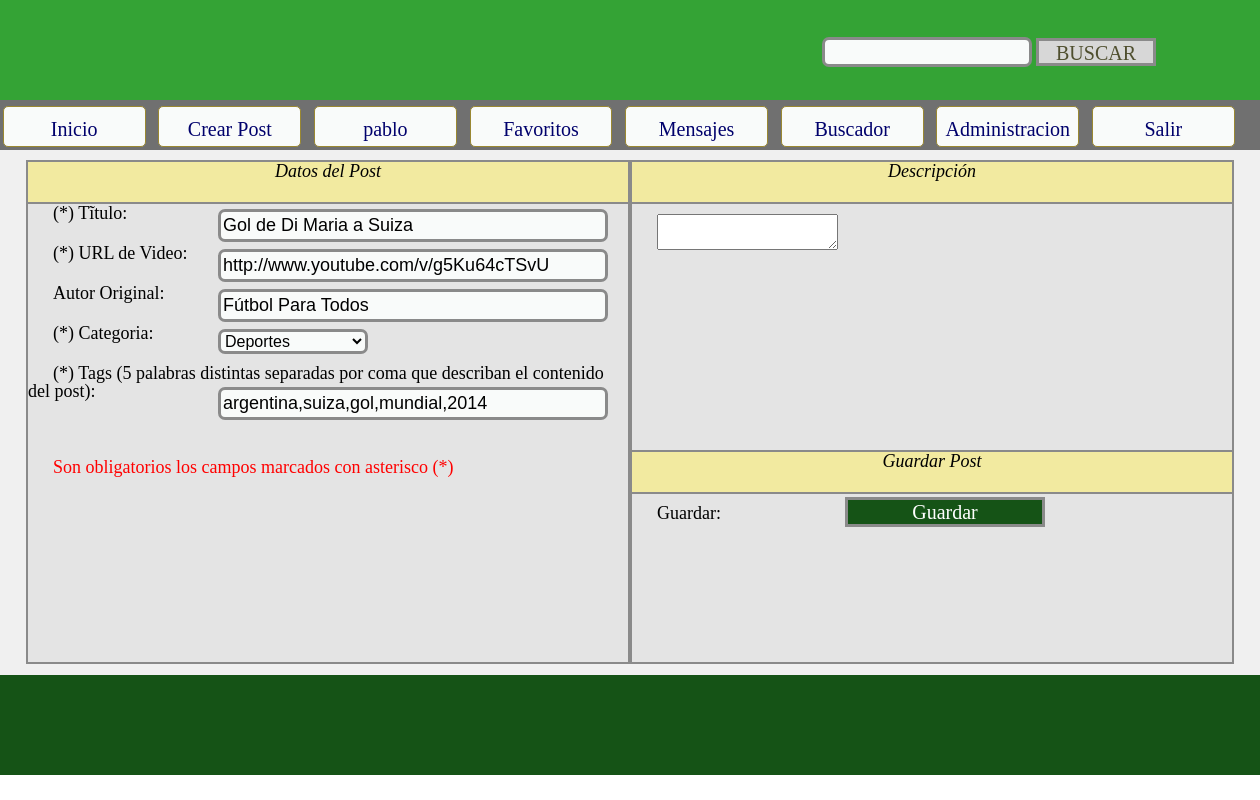
/crear_post/editar_post.php?id_post=1&id_usuario=1 (signed in), run on the app's committed database.
### tables this page shows
CREATE TABLE IF NOT EXISTS `post_video` (
  `id` int(10) NOT NULL AUTO_INCREMENT,
  `titulo` varchar(250) NOT NULL,
  `url_video` varchar(200) NOT NULL,
  `descripcion` varchar(1000) NOT NULL,
  `tags` varchar(100) NOT NULL,
  `id_autor` int(10) NOT NULL,
  `autor_post` varchar(50) NOT NULL,
  `autor_original` varchar(50) NOT NULL,
  `categoria` varchar(50) NOT NULL,
  `fecha_creacion` date NOT NULL,
  `estado_post` varchar(10) NOT NULL,
  PRIMARY KEY (`id`)
);

### crear_post/editar_post.php (the view, shortened to what this page needs)
<?php
include('../conexion_DB/conexion_DB.php');
$sql="SELECT * FROM post_video WHERE id = '$_GET[id_post]'";
$res= mysqli_query($conexion,$sql);
if($tabla= mysqli_fetch_assoc($res)){
	$fila=$tabla;
}
?>
<!DOCTYPE html PUBLIC "-//W3C//DTD XHTML 1.0 Transitional//EN" "http://www.w3.org/TR/xhtml1/DTD/xhtml1-transitional.dtd">
<html>
	<head>
		<link rel='stylesheet' type='text/css' href='../css/reset.css'></link>
		<link rel='stylesheet' type='text/css' href='../css/layout.css'></link>
		<link rel='stylesheet' type='text/css' href='../css/cabecera.css'></link>
		<link rel='stylesheet' type='text/css' href='../css/crear_post.css'></link>
	</head>
	<body onLoad="setInterval('nuevo_mensaje(<?php echo $_SESSION["login_id"]; ?>)', 5000);">
		<div id='body'>
			<div id='header'>
				<?php
					include('../cabecera/cabecera.php');
				?>
			</div>
			<div id='content'>
				<div id='general'>
				<form method='post' onSubmit='return editar_post()' action='editar_guardar_post.php'>
					<div id='seccion_1'>
						<div class='encabezado' id='encabezado_1'>
							<span>Datos del Post</span>
						</div>
						<div class='linea_campos' id='titulo'>
							<span>(*) T&itilde;tulo:</span>
							<input type='text' name='titulo_video' id='titulo_video' value="<?php echo $fila['titulo']; ?>">
						</div>
						<div class='linea_campos' id='url'>
							<span>(*) URL de Video:</span>
							<input type='text' name='url_video' id='url_video' value="<?php echo $fila['url_video']; ?>">
						</div>
						<div class='linea_campos' id='autor_original'>
							<span>Autor Original:</span>
							<input type='text' name='autor_original' value="<?php echo $fila['autor_original']; ?>">
						</div>
						<div class='linea_campos' id='categoria'>
							<span>(*) Categoria:</span>
							<select name='categoria' id='categoria_video'>
								<option value="<?php echo $fila['categoria']; ?>"><?php echo $fila['categoria']; ?></option>
							</select>
						</div>
						<div class='linea_campos' id='tags'>
							<span>(*) Tags (5 palabras distintas separadas por coma que describan el contenido del post):</span>
							<input type='text' id='tags_video' name='tags_video' value="<?php echo $fila['tags']; ?>">
						</div>
						<div class='linea_campos' id='descripcion'>
							<span><br><br><br>
								<div class='linea_campos' id='obligatorio'>
									<span>Son obligatorios los campos marcados con asterisco (*)</span>
								</div>
							</span>
						</div>
					</div>
					<div id='seccion_2'>
						<div class='encabezado' id='encabezado_2'>
							<span>Descripci&oacute;n</span>
						</div>
						<div id='editor_texto'>
							<textarea id='input' name='descripcion_video' value="<?php echo $fila['descripcion']; ?>">
								<?php echo $fila['descripcion']; ?>
							</textarea>
						</div>
					</div>
					<div id='seccion_3'>
						<div class='encabezado' id='encabezado_3'>
							<span>Guardar Post</span>
						</div>
						<div class='linea_campos' id='enviar_post'>
							<span>Guardar:</span>
							<input type='submit' name='agregar' name='agregar' value='Guardar'>
						</div>
						<div id='control_formulario'>
						</div>
					</div>
				</form>
				</div>
			</div>
			<div id='footer'>
			</div>
		</div>
	</body>
</html>

### css/layout.css (style rules this page uses)
#body { min-width: 50%; max-width: 100%; min-height: 100%; max-height: 700%; background-color: #F0F0F0; margin: 0 auto; }
#header { min-width: 1250px; max-width: 100%; height: 150px; background-color: #34a335; margin: 0 auto; overflow: hidden; }
#content { background-color: #F0F0F0; width: 1250px; min-height: 510px; max-height: 50000px; margin-top: 0%; margin: 0 auto; overflow: hidden; }
#footer { min-width: 1250px; max-width: 100%; height: 100px; background-color: #155316; margin: 0 auto; overflow: hidden; }

### css/crear_post.css (style rules this page uses)
#general { position: relative; width: 1208px; height: 505px; left: 50%; margin-left: -604px; margin-top: 10px; margin-bottom: 10px; overflow: hidden; }
#seccion_1 { position: relative; background-color: #e4e4e4; width: 600px; height: 500px; border-style: solid; border-bottom-color: #8a8a8a; border-bottom-width: 2px; border-left-style: solid; border-left-color: #8a8a8a; border-left-width: 2px; border-right-style: solid; border-right-color: #8a8a8a; border-right-width: 2px; border-top-style: solid; border-top-color: #8a8a8a; border-top-width: 2px; }
#seccion_2 { position: relative; background-color: #e4e4e4; width: 600px; height: 350px; top: -504px; left: 604px; border-bottom-style: solid; border-bottom-color: #8a8a8a; border-bottom-width: 2px; border-left-style: solid; border-left-color: #8a8a8a; border-left-width: 2px; border-right-style: solid; border-right-color: #8a8a8a; border-right-width: 2px; border-top-style: solid; border-top-color: #8a8a8a; border-top-width: 2px; }
#seccion_3 { position: relative; background-color: #e4e4e4; width: 600px; height: 210px; left: 604px; top: -568px; border-bottom-style: solid; border-bottom-color: #8a8a8a; border-bottom-width: 2px; border-left-style: solid; border-left-color: #8a8a8a; border-left-width: 2px; border-right-style: solid; border-right-color: #8a8a8a; border-right-width: 2px; border-top-style: solid; border-top-color: #8a8a8a; border-top-width: 2px; }
.encabezado { background-color: #f2eaa0; width: 100%; height: 40px; text-align: center; font-family: Cambria; font-size: 18px; font-style: italic; border-bottom-style: solid; border-bottom-color: #8a8a8a; border-bottom-width: 2px; }
.linea_campos { background-color: transparent; height: 40px; }
.linea_campos span { margin-left: 25px; font-family: Calibri; font-size: 18px; }
.linea_campos input[type='text'] { position: absolute; left: 190px; }
select { position: absolute; left: 190px; }
#obligatorio span { font-family: Cambria; font-size: 18px; color: red; }
#editor_texto { position: relative; margin-left: 25px; width: 550px; max-height: 180px; margin-top: 10px; overflow: hidden; }
#control_formulario { background-color: transparent; height: 50px; width: 450px; margin-left: 25px; font-family: Cambria; font-size: 18px; color: red; }
#general input[type='text'] { background-color: #F9FBFA; width: 380px; height: 25px; border-color: #8a8a8a; border-style: solid; border-width: 3px; -moz-border-radius: 7px; border-radius: 7px; -webkit-border-radius: 7px; margin-top: 5px; font-size: 18px; }
#general input[type='submit'] { background-color: #155316; width: 200px; height: 30px; border-color: #8a8a8a; border-style: solid; border-width: 3px; margin-left: 120px; margin-top: 3px; font-family: Calibri; font-size: 20px; color: white; }
select { background-color: #F9FBFA; width: 150px; height: 25px; border-color: #8a8a8a; border-style: solid; border-width: 3px; -moz-border-radius: 7px; border-radius: 7px; -webkit-border-radius: 7px; margin-top: 5px; font-size: 16px; }

### data on the page
post_video: titulo_video "Gol de Di Maria a Suiza", url_video "http://www.youtube.com/v/g5Ku64cTSvU", autor_original "Fútbol Para Todos", categoria "Deportes", tags_video "argentina,suiza,gol,mundial,2014"

### other printed values
$_SESSION['login_usuario'] "pablo"
